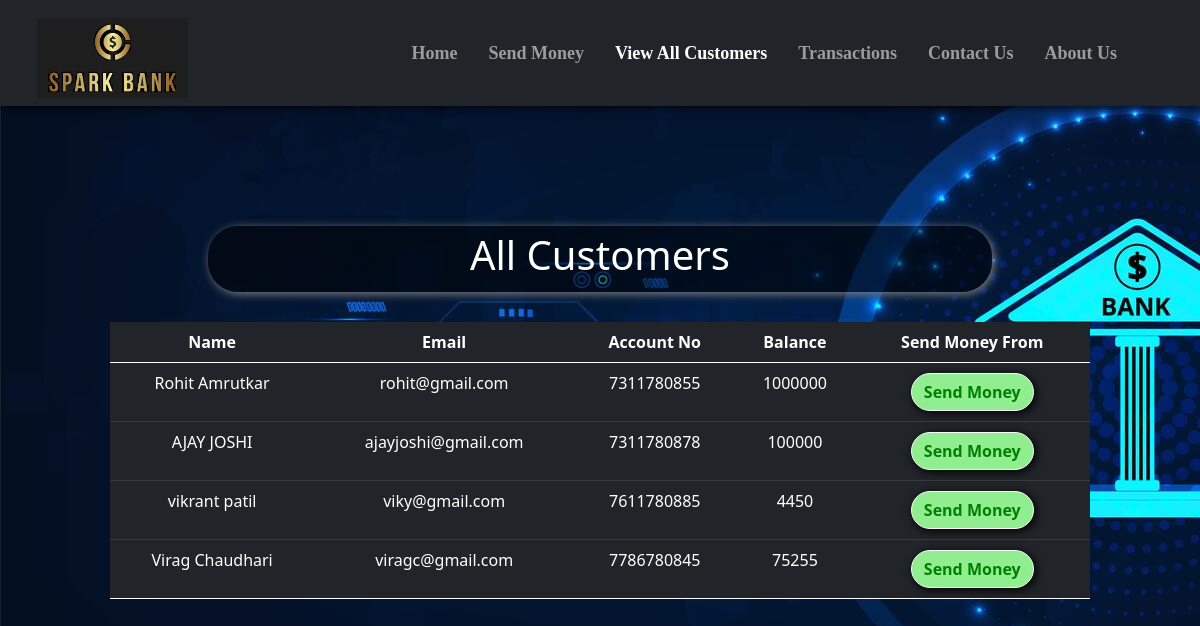
/all_cust.php, run on the app's committed database.
### tables this page shows
CREATE TABLE `users` (
  `sr` int(11) NOT NULL,
  `name` varchar(20) NOT NULL,
  `email` varchar(20) NOT NULL,
  `accno` varchar(10) NOT NULL,
  `blc` bigint(20) NOT NULL
);

### all_cust.php (the view, shortened to what this page needs)
<!doctype html>
<html lang="en">
<head>
    <link href="https://cdn.jsdelivr.net/npm/bootstrap@5.0.2/dist/css/bootstrap.min.css" rel="stylesheet"
>
    <link rel="stylesheet" href="https://cdnjs.cloudflare.com/ajax/libs/font-awesome/5.15.3/css/all.min.css"
 />
</head>
<body style="background-image:url('sec/bbbb.jpg'); padding-top:8%;">
    <?php include 'spin.php'; ?>
    <nav class="navbar navbar-expand-lg navbar-dark bg-dark fixed fixed-top"
        style="font-family:candara; font-size:18px; box-shadow: 0px 0px 10px 0px black;">
        <div class="container-fluid">
            <a href="index.php"><img src="sec/1.JPEG" alt=""
                    style="height: 80px; margin-left:25px; margin-top:10px;"></a>
        </div>
        <div class="collapse navbar-collapse" id="navbarSupportedContent">
            <b>
                <ul class="navbar-nav ">
                    <li class="nav-item nav-links" style="margin-left:15px;">
                        <a class="nav-link text-nowrap" aria-current="page" href="index.php">Home</a>
                    </li>
                    <li class="nav-item" style="margin-left:15px; ">
                        <a class="nav-link text-nowrap" href="send_money.php">Send Money</a>
                    </li>
                    <li class="nav-item" style="margin-left:15px;">
                        <a class="nav-link text-nowrap active" href="all_cust.php">View All Customers</a>
                    </li>
                    <li class="nav-item" style="margin-left:15px;">
                        <a class="nav-link text-nowrap" href="transactions.php">Transactions</a>
                    </li>
                    <li class="nav-item" style="margin-left:15px;">
                        <a class="nav-link text-nowrap" href="contact_us.php">Contact Us</a>
                    </li>
                    <li class="nav-item" style="margin-left:15px; margin-right:75px;">
                        <a class="nav-link text-nowrap" href="about_us.php">About Us</a>
                    </li>
                </ul>
            </b>
        </div>
    </nav>
    <center>
        <div class="container" style="margin-top: 10%; padding:10px 80px 10px 80px; ">
            <div
                style="width:80%; background-color:rgba(0,0,0,.5); padding:5px 5px 5px 5px; border-radius:30px; box-shadow: 2px 2px 10px gray;">
                <h1 style=" color:white;">All Customers</h1>
            </div>
            <?php
    $conn = mysqli_connect($servername, $username, $password, $database);
    if(!$conn){
        die("Connection not established: ".mysqli_connect_error());
    }else{
        $sql = "SELECT * FROM `users`";
        $result = mysqli_query($conn, $sql);
?>
            <table class="table table-dark" style="margin-top: 30px;">
                <thead>
                    <tr>
                        <th scope="col">Name</th>
                        <th scope="col">Email</th>
                        <th scope="col">Account No</th>
                        <th scope="col">Balance</th>
                        <th scope="col">Send Money From</th>
                    </tr>
                </thead>
                <?php
echo "<tbody>";
        while($row = mysqli_fetch_assoc($result)){
        echo    '
            <tr>
              <td>'.$row['name'].'</td>
              <td>'.$row['email'].'</td>
              <td>'.$row['accno'].'</td>
              <td>'.$row['blc'].'</td>
              <td style="padding:10px 10px 10px 10px">
              <a href="send_money.php?reads='.$row['accno'].'"
              <button type="button" class="btn mybtn btn-outline-light">Send Money</button>
              </a>
              </td>
            </tr>';
    }
    }
    echo "</tbody>";
?>
        </div>
    </center>
</body>
</html>

### spin.php (shortened to what this page needs)
<html>
<head>
<link rel="stylesheet" href="https://cdnjs.cloudflare.com/ajax/libs/font-awesome/5.15.3/css/all.min.css" />
</head>
<body>
    </body>
</html>

### all_cust.php (style rules this page uses)
th, td { text-align: center; }
.mybtn { box-shadow: 2px 2px 10px black; border-radius: 30px; font-weight: bold; background-color: lightgreen; color: green; }

### data on the page
users: name "Rohit Amrutkar", email "rohit@gmail.com", accno "7311780855", blc "1000000"
users: name "AJAY JOSHI", email "ajayjoshi@gmail.com", accno "7311780878", blc "100000"
users: name "vikrant patil", email "viky@gmail.com", accno "7611780885", blc "4450"
users: name "Virag Chaudhari", email "viragc@gmail.com", accno "7786780845", blc "75255"
